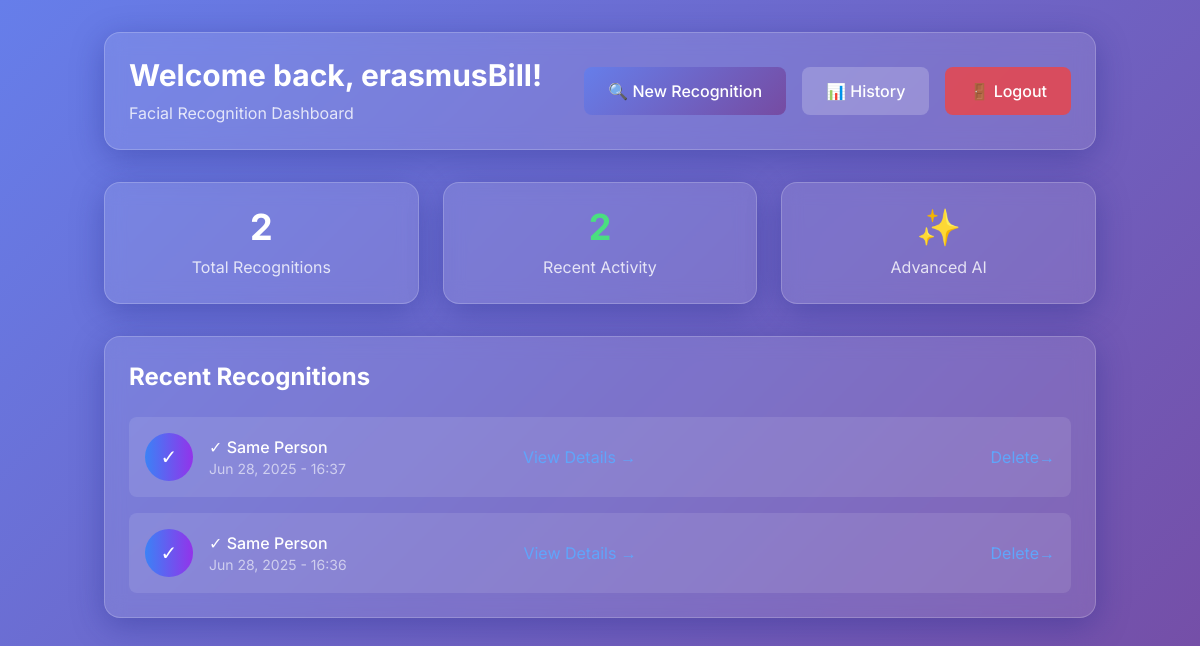
/home/ (signed in), run on an earlier commit of the app's database.
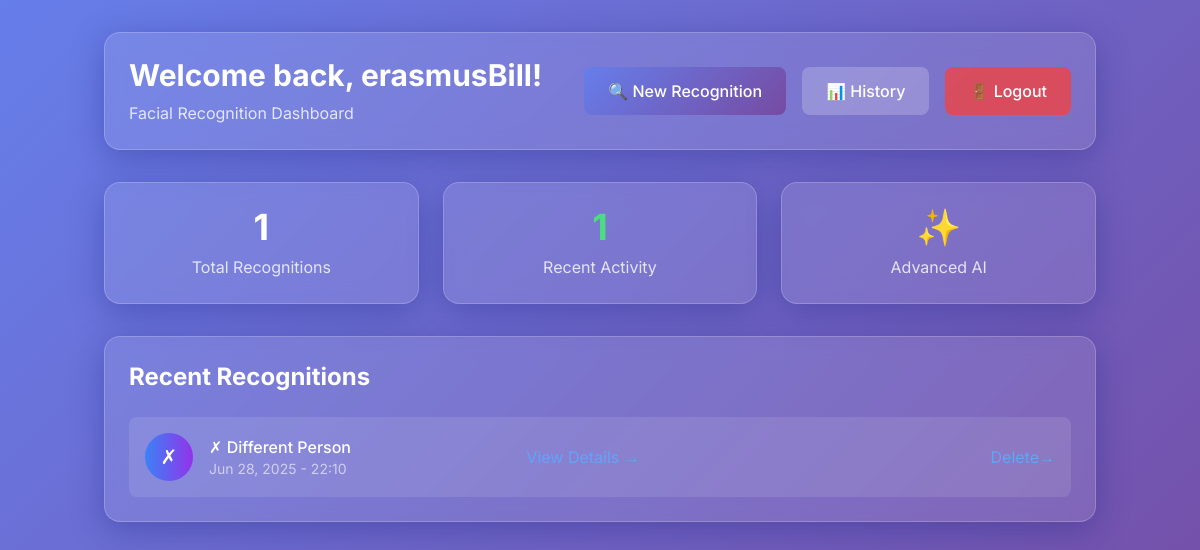
And on a later commit of the database.
### facial/models.py (models this page shows, shortened)
class User(AbstractUser):
    verification_code = models.CharField(max_length=255, blank=True, null=True)
    is_verified = models.BooleanField(default=False)
    class Meta:
        verbose_name = "user"
        verbose_name_plural = "users"

class FacialRecognition(models.Model):
    COMPARISON_CHOICES = [
        ('same', 'Same Person'),
        ('different', 'Different Person'),
        ('no_face', 'No Face Detected'),
        ('error', 'Error Occurred'),
        ('pending', 'Pending'),
    ]
    user = models.ForeignKey(User, on_delete=models.CASCADE, related_name='facial_recognition')
    image_1 = models.ImageField(upload_to='facial_recognition_images/')
    image_2 = models.ImageField(upload_to='facial_recognition_images/')
    comparison_result = models.CharField(
        max_length=20,
        choices=COMPARISON_CHOICES,
        default='pending',
        help_text="Result of the facial recognition comparison"
    )
    result_details = models.TextField(
        blank=True,
        null=True,
        help_text="Additional details about the comparison result"
    )
    created_at = models.DateTimeField(auto_now_add=True)
    updated_at = models.DateTimeField(auto_now=True)
    class Meta:
        verbose_name = "Facial Recognition"
        verbose_name_plural = "Facial Recognitions"
        ordering = ['-created_at']
    def get_result_display(self):
        result_map = {
            'same': '✓ Same Person',
            'different': '✗ Different Person',
            'no_face': '⚠ No Face Detected',
            'error': '❌ Error Occurred',
            'pending': '⏳ Pending'
        }
        return result_map.get(self.comparison_result, 'Unknown')

### facial/views.py (the view)
# urls.py: 2. Add a URL to urlpatterns:  path('', views.home, name='home')
@login_required
def home(request):
    recent_recognitions = FacialRecognition.objects.filter(user=request.user).order_by('-created_at')[:5]
    context = {
        'recent_recognitions': recent_recognitions,
        'total_recognitions': FacialRecognition.objects.filter(user=request.user).count()
    }
    return render(request, 'facial/home.html', context)

### facial/templates/facial/home.html (shortened to what this page needs)
{% load static %}
<!DOCTYPE html>
<html lang="en">
<head>
    <script src="https://cdn.tailwindcss.com"></script>
    <link href="{% static 'css/index.css' %}" rel="stylesheet" />
</head>
<body>
<div id="home-template" class="template-section">
    <div class="min-h-screen py-8">
        <div class="container mx-auto px-4">
            <div class="glass-card rounded-2xl p-6 mb-8">
                <div class="flex flex-col md:flex-row justify-between items-center">
                    <div>
                        <h1 class="text-3xl font-bold text-white mb-2">Welcome back, {{ user.username }}!</h1>
                        <p class="text-white/80">Facial Recognition Dashboard</p>
                    </div>
                    <div class="flex gap-4 mt-4 md:mt-0">
                        <a href="{% url 'upload_images' %}" class="btn-primary text-white px-6 py-3 rounded-lg font-medium hover:scale-105 transition-transform">
                            🔍 New Recognition
                        </a>
                        <a href="{% url 'facial_recognition_history' %}" class="bg-white/20 text-white px-6 py-3 rounded-lg font-medium hover:bg-white/30 transition-colors">
                            📊 History
                        </a>
                        <a href="{% url 'logout' %}" class="bg-red-500/80 text-white px-6 py-3 rounded-lg font-medium hover:bg-red-500 transition-colors">
                            🚪 Logout
                        </a>
                    </div>
                </div>
            </div>
            <div class="grid grid-cols-1 md:grid-cols-3 gap-6 mb-8">
                <div class="glass-card rounded-2xl p-6 text-center">
                    <div class="text-4xl font-bold text-white mb-2">{{ total_recognitions }}</div>
                    <div class="text-white/80">Total Recognitions</div>
                </div>
                <div class="glass-card rounded-2xl p-6 text-center">
                    <div class="text-4xl font-bold text-green-400 mb-2">
                        {{ recent_recognitions|length }}
                    </div>
                    <div class="text-white/80">Recent Activity</div>
                </div>
                <div class="glass-card rounded-2xl p-6 text-center">
                    <div class="text-4xl font-bold text-blue-400 mb-2">✨</div>
                    <div class="text-white/80">Advanced AI</div>
                </div>
            </div>
            <div class="glass-card rounded-2xl p-6">
                <h2 class="text-2xl font-bold text-white mb-6">Recent Recognitions</h2>
                {% if recent_recognitions %}
                    <div class="space-y-4">
                        {% for recognition in recent_recognitions %}
                        <div class="bg-white/10 rounded-lg p-4 hover:bg-white/20 transition-colors">
                            <div class="flex items-center justify-between">
                                <div class="flex items-center space-x-4">
                                    <div class="w-12 h-12 bg-gradient-to-r from-blue-500 to-purple-600 rounded-full flex items-center justify-center">
                                        {% if recognition.comparison_result == 'same' %}
                                            <span class="text-white text-xl">✓</span>
                                        {% elif recognition.comparison_result == 'different' %}
                                            <span class="text-white text-xl">✗</span>
                                        {% elif recognition.comparison_result == 'no_face' %}
                                            <span class="text-white text-xl">⚠</span>
                                        {% else %}
                                            <span class="text-white text-xl">❌</span>
                                        {% endif %}
                                    </div>
                                    <div>
                                        <div class="text-white font-medium">{{ recognition.get_result_display }}</div>
                                        <div class="text-white/60 text-sm">{{ recognition.created_at|date:"M d, Y - H:i" }}</div>
                                    </div>
                                </div>
                                <a href="{% url 'facial_recognition_detail' recognition.pk %}" class="text-blue-400 hover:text-blue-300 transition-colors">
                                </a>
                                <br>
                                <a href="{% url 'delete-recognition' recognition.pk %}" class="text-blue-400 hover:text-blue-300 transition-colors">
                                    Delete→
                                </a>
                            </div>
                        </div>
                        {% endfor %}
                    </div>
                {% endif %}
            </div>
        </div>
    </div>
</div>
</body>
</html>

### static/css/index.css (style rules this page uses)
body { font-family: 'Inter', sans-serif; background: linear-gradient(135deg, #667eea 0%, #764ba2 100%); min-height: 100vh; }
.glass-card { background: rgba(255, 255, 255, 0.1); backdrop-filter: blur(10px); border: 1px solid rgba(255, 255, 255, 0.2); box-shadow: 0 8px 32px 0 rgba(31, 38, 135, 0.37); }
.btn-primary { background: linear-gradient(135deg, #667eea 0%, #764ba2 100%); transition: all 0.3s ease; }

What changed in the data, as far as the page shows it:
removed FacialRecognition: result "✓ Same Person", created_at "Jun 28, 2025 - 16:37"
removed FacialRecognition: result "✓ Same Person", created_at "Jun 28, 2025 - 16:36"
added FacialRecognition: result "✗ Different Person", created_at "Jun 28, 2025 - 22:10"
Also different on the page:
{{ total_recognitions }}: "2" → "1"
{{ recent_recognitions|length }}: "2" → "1"
